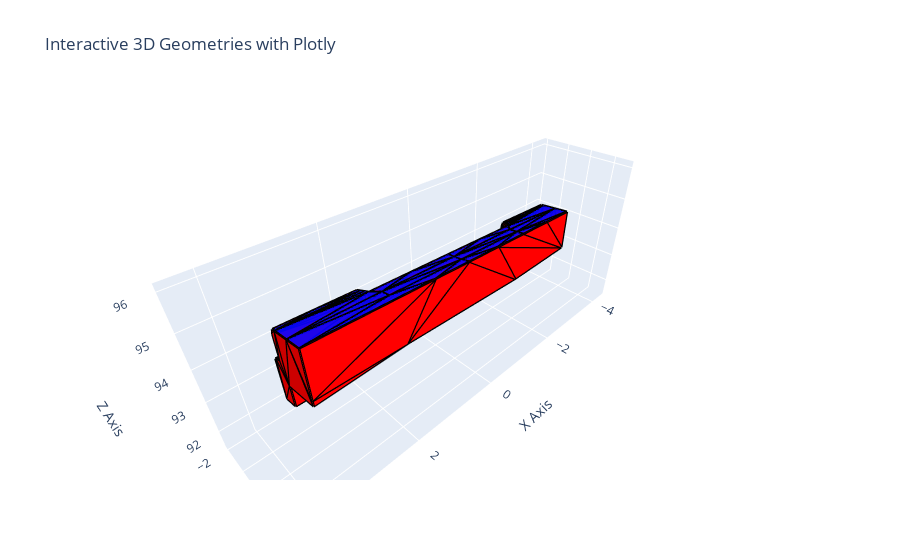

Write notebook code for a chart like this one.
### Code cell
ifc_plotter = IfcPlotter()
ifc_plotter.interactive_plot(elements=[ifcfile.elements[0]], collisions=[ifcfile.elements[0].formwork])
